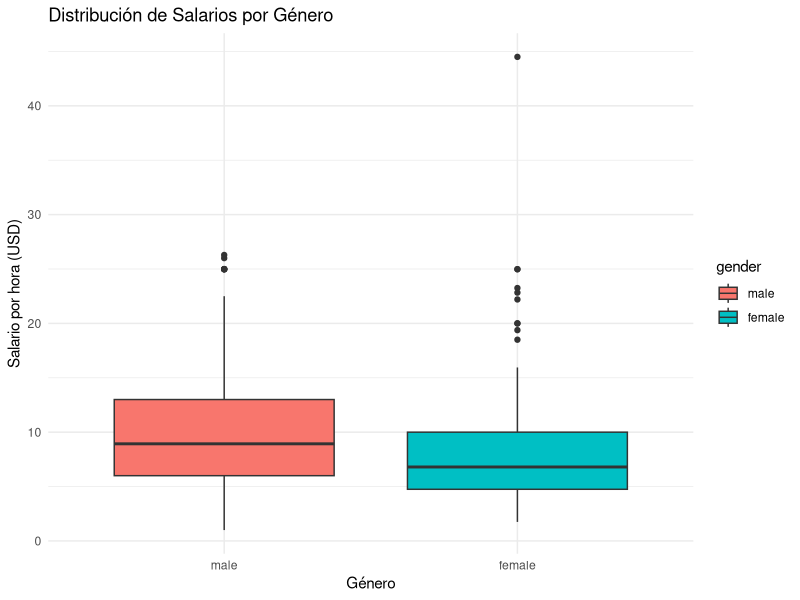
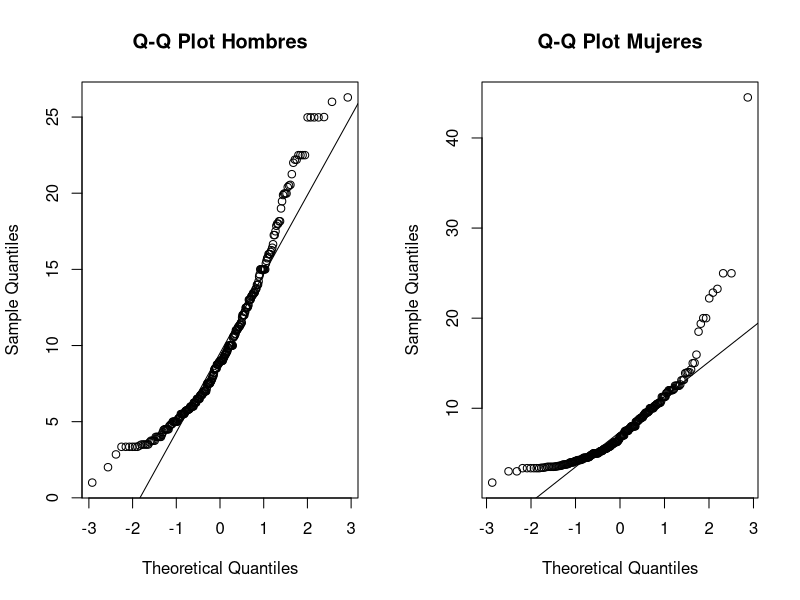

The R script that drew these images, in order: (Note: this script raises an error after producing the figures.)
## ---- chunk 1
knitr::opts_chunk$set(echo = TRUE, warning = FALSE, message = FALSE)
library(AER)
library(dplyr)
library(ggplot2)
library(car)
## ---- chunk 2
# Cargamos el dataset que contiene información salarial de individuos
data("CPS1985")

# Primero exploramos la estructura de los datos para familiarizarnos
str(CPS1985)

# Filtramos los datos para incluir solamente los hombres, ya que queremos
# realizar el test específicamente sobre este grupo
hombres <- CPS1985 %>% filter(gender == "male")

# Planteamiento de hipótesis:
# H0: El salario promedio de los hombres es igual a 9 dólares por hora
# H1: El salario promedio de los hombres es mayor a 9 dólares por hora
# Este es un test unilateral (one-tailed) porque buscamos evidencia de que
# el salario es MAYOR, no simplemente diferente

# Realizamos el test t de una muestra con la alternativa "greater"
test_salario <- t.test(hombres$wage, mu = 9, alternative = "greater")
print(test_salario)
## ---- chunk 3
# Calculamos estadísticas descriptivas separadas por género para entender
# mejor la distribución de los salarios antes de realizar el test formal
estadisticas_genero <- CPS1985 %>%
  group_by(gender) %>%
  summarise(
    media = mean(wage),
    mediana = median(wage),
    desv_std = sd(wage),
    n = n(),
    error_std = sd(wage)/sqrt(n())
  )
print(estadisticas_genero)

# Visualizamos la distribución de salarios por género usando boxplots
# Esto nos ayuda a identificar diferencias, dispersión y valores atípicos
ggplot(CPS1985, aes(x = gender, y = wage, fill = gender)) +
  geom_boxplot() +
  labs(title = "Distribución de Salarios por Género",
       x = "Género", y = "Salario por hora (USD)") +
  theme_minimal()

# Verificamos la normalidad mediante gráficos Q-Q para cada grupo
# Este es un supuesto importante del test t, aunque el test es robusto
# a violaciones moderadas cuando el tamaño muestral es grande
par(mfrow = c(1, 2))
qqnorm(CPS1985$wage[CPS1985$gender == "male"], main = "Q-Q Plot Hombres")
qqline(CPS1985$wage[CPS1985$gender == "male"])
qqnorm(CPS1985$wage[CPS1985$gender == "female"], main = "Q-Q Plot Mujeres")
qqline(CPS1985$wage[CPS1985$gender == "female"])
par(mfrow = c(1, 1))

# Realizamos el test de Levene para verificar homogeneidad de varianzas
# Esto determina si usamos el test t con varianzas iguales o desiguales
levene_test <- leveneTest(wage ~ gender, data = CPS1985)
print(levene_test)

# Realizamos el test t de dos muestras independientes
# Si las varianzas no son homogéneas, usamos var.equal = FALSE (Welch's t-test)
test_genero <- t.test(wage ~ gender, data = CPS1985, var.equal = FALSE)
print(test_genero)

# Calculamos el tamaño del efecto usando Cohen's d para evaluar la
# magnitud práctica de la diferencia, más allá de la significancia estadística
media_hombres <- mean(CPS1985$wage[CPS1985$gender == "male"])
media_mujeres <- mean(CPS1985$wage[CPS1985$gender == "female"])
sd_pooled <- sqrt(((sum(CPS1985$gender == "male") - 1) * sd(CPS1985$wage[CPS1985$gender == "male"])^2 + 
                    (sum(CPS1985$gender == "female") - 1) * sd(CPS1985$wage[CPS1985$gender == "female"])^2) / 
                   (nrow(CPS1985) - 2))
cohens_d <- (media_hombres - media_mujeres) / sd_pooled
cat("Cohen's d:", cohens_d, "\n")
## ---- chunk 4
# Creamos una tabla de contingencia para visualizar la relación entre
# región geográfica y afiliación sindical
tabla_contingencia <- table(CPS1985$south, CPS1985$union)
print("Tabla de Contingencia:")
print(tabla_contingencia)

# Calculamos las proporciones de sindicalización en cada región
# Esto nos da una idea descriptiva antes del test formal
prop_sur <- prop.table(table(CPS1985$south, CPS1985$union), margin = 1)
print("Proporciones por región:")
print(prop_sur)

# Extraemos los conteos necesarios para el test de proporciones
# Necesitamos el número de "éxitos" (sindicalizados) en cada grupo
# y el número total de observaciones en cada grupo
n_sur <- sum(CPS1985$south == "yes")
n_no_sur <- sum(CPS1985$south == "no")
sindicalizados_sur <- sum(CPS1985$south == "yes" & CPS1985$union == "yes")
sindicalizados_no_sur <- sum(CPS1985$south == "no" & CPS1985$union == "yes")

# Realizamos el test de proporciones de dos muestras
# Este test evalúa si la proporción de sindicalización difiere
# significativamente entre las dos regiones
test_proporciones <- prop.test(
  x = c(sindicalizados_sur, sindicalizados_no_sur),
  n = c(n_sur, n_no_sur)
)
print(test_proporciones)

# Como complemento, realizamos también un test chi-cuadrado de independencia
# que evalúa si hay asociación entre región y sindicalización
chi_test <- chisq.test(tabla_contingencia)
print(chi_test)
## ---- chunk 5
# Calculamos estadísticas descriptivas por tipo de ocupación
# Esto nos permite ver patrones preliminares antes del análisis formal
estadisticas_ocupacion <- CPS1985 %>%
  group_by(occupation) %>%
  summarise(
    n = n(),
    media_salario = mean(wage),
    mediana_salario = median(wage),
    desv_std = sd(wage),
    min = min(wage),
    max = max(wage)
  ) %>%
  arrange(desc(media_salario))

print(estadisticas_ocupacion)

# Creamos un boxplot que muestra la distribución de salarios para cada ocupación
# La visualización nos ayuda a identificar diferencias, valores atípicos y
# la variabilidad dentro de cada grupo
ggplot(CPS1985, aes(x = reorder(occupation, wage, FUN = median), 
                     y = wage, fill = occupation)) +
  geom_boxplot() +
  coord_flip() +
  labs(title = "Distribución de Salarios por Ocupación",
       x = "Ocupación", y = "Salario por hora (USD)") +
  theme_minimal() +
  theme(legend.position = "none")

# Realizamos el ANOVA de un factor
# Este test evalúa si hay diferencias significativas entre las medias
# de los diferentes grupos de ocupación
modelo_anova <- aov(wage ~ occupation, data = CPS1985)
resumen_anova <- summary(modelo_anova)
print(resumen_anova)

# Verificamos los supuestos del ANOVA mediante análisis de residuos
# 1. Normalidad de residuos
# 2. Homogeneidad de varianzas (homocedasticidad)
par(mfrow = c(2, 2))
plot(modelo_anova)
par(mfrow = c(1, 1))

# Test de Levene para verificar formalmente la homogeneidad de varianzas
levene_ocupacion <- leveneTest(wage ~ occupation, data = CPS1985)
print(levene_ocupacion)

# Si el ANOVA es significativo, realizamos comparaciones múltiples post-hoc
# El test de Tukey controla el error tipo I cuando hacemos múltiples comparaciones
tukey_resultado <- TukeyHSD(modelo_anova)
print(tukey_resultado)

# Visualizamos las comparaciones de Tukey para identificar fácilmente
# qué pares de ocupaciones difieren significativamente
plot(tukey_resultado, las = 1, cex.axis = 0.7)
## ---- chunk 6
# Cargamos el dataset de revistas académicas
data("Journals")

# Examinamos la estructura de los datos para identificar variables numéricas
str(Journals)

# Seleccionamos las variables numéricas relevantes para el PCA
# Excluimos variables categóricas y aquellas que no tienen sentido incluir
variables_pca <- Journals %>%
  select(subs, price, citations, foundingyear, pages, charpp)

# Exploramos las estadísticas descriptivas de estas variables
summary(variables_pca)

# Verificamos correlaciones entre variables antes del PCA
# Correlaciones altas sugieren que el PCA será efectivo en reducir dimensiones
matriz_correlacion <- cor(variables_pca, use = "complete.obs")
print(matriz_correlacion)

# Estandarizamos las variables antes del PCA porque están en diferentes escalas
# La estandarización asegura que ninguna variable domine el análisis
# simplemente por tener mayor varianza nominal
variables_escaladas <- scale(variables_pca)

# Realizamos el análisis de componentes principales
pca_resultado <- prcomp(variables_escaladas, center = FALSE, scale. = FALSE)

# Examinamos la proporción de varianza explicada por cada componente
# Esto nos ayuda a decidir cuántos componentes retener
summary(pca_resultado)

# Creamos un scree plot para visualizar la varianza explicada
# La regla del "codo" sugiere retener componentes hasta donde la curva
# comienza a aplanarse
varianza_explicada <- pca_resultado$sdev^2 / sum(pca_resultado$sdev^2)
plot(varianza_explicada, type = "b", 
     xlab = "Componente Principal", 
     ylab = "Proporción de Varianza Explicada",
     main = "Scree Plot")
abline(h = 1/ncol(variables_pca), col = "red", lty = 2)

# Examinamos los loadings (cargas) de los primeros componentes
# Los loadings nos dicen cómo cada variable original contribuye al componente
print("Loadings de los primeros tres componentes:")
print(pca_resultado$rotation[, 1:3])

# Creamos un biplot que muestra simultáneamente las observaciones
# y las variables en el espacio de los dos primeros componentes
biplot(pca_resultado, scale = 0, cex = 0.6,
       main = "Biplot - Primeros Dos Componentes Principales")

# Calculamos los scores de cada observación en los componentes principales
scores <- as.data.frame(pca_resultado$x)
scores$journal <- Journals$title

# Identificamos las revistas con scores extremos en PC1 y PC2
# Esto nos ayuda a interpretar qué representan estos componentes
print("Revistas con scores más altos en PC1:")
print(head(scores[order(-scores$PC1), c("journal", "PC1")]))

print("Revistas con scores más bajos en PC1:")
print(head(scores[order(scores$PC1), c("journal", "PC1")]))
## ---- chunk 7
# Especificamos y estimamos el modelo de regresión lineal múltiple
# El salario es la variable dependiente, y educación, experiencia, género
# y afiliación sindical son las variables independientes (predictores)
modelo_salario <- lm(wage ~ education + experience + gender + union, 
                     data = CPS1985)

# Examinamos el resumen completo del modelo
summary(modelo_salario)

# Calculamos intervalos de confianza para los coeficientes
# Estos intervalos nos dan un rango de valores plausibles para cada efecto
confint(modelo_salario)

# Realizamos diagnósticos del modelo mediante gráficos de residuos
# Estos gráficos nos ayudan a verificar los supuestos de regresión
par(mfrow = c(2, 2))
plot(modelo_salario)
par(mfrow = c(1, 1))

# Test de normalidad de los residuos usando Shapiro-Wilk
# Si trabajamos con muestras grandes, podemos usar una muestra de residuos
shapiro.test(sample(residuals(modelo_salario), 500))

# Test de Breusch-Pagan para homocedasticidad
# Este test evalúa si la varianza de los errores es constante
bptest(modelo_salario)

# Calculamos estadísticos VIF para detectar multicolinealidad
# VIF mayores a 10 sugieren problemas severos de multicolinealidad
vif(modelo_salario)

# Analizamos la importancia relativa de las variables
# Comparamos los coeficientes estandarizados (beta)
modelo_estandarizado <- lm(scale(wage) ~ scale(education) + 
                           scale(experience) + gender + union, 
                           data = CPS1985)
summary(modelo_estandarizado)
## ---- chunk 8
# Cargamos el dataset
data("PSID1976")

# Función para calcular estadísticas de datos faltantes por variable
calcular_missing <- function(data) {
  missing_stats <- data.frame(
    variable = names(data),
    n_missing = sapply(data, function(x) sum(is.na(x))),
    pct_missing = sapply(data, function(x) round(100 * sum(is.na(x)) / length(x), 2)),
    tipo = sapply(data, class)
  )
  missing_stats <- missing_stats[order(-missing_stats$n_missing), ]
  return(missing_stats)
}

# Calculamos estadísticas de datos faltantes
estadisticas_missing <- calcular_missing(PSID1976)
print(estadisticas_missing)

# Visualizamos patrones de datos faltantes
# Si hay datos faltantes, creamos un gráfico para identificar patrones
if(sum(estadisticas_missing$n_missing) > 0) {
  # Matriz indicadora de datos faltantes (1 = faltante, 0 = presente)
  matriz_missing <- as.data.frame(is.na(PSID1976))
  
  # Calculamos correlaciones entre patrones de valores faltantes
  # Correlaciones altas sugieren que ciertos valores tienden a faltar juntos
  if(ncol(matriz_missing[, colSums(matriz_missing) > 0]) > 1) {
    cor_missing <- cor(matriz_missing[, colSums(matriz_missing) > 0])
    print("Correlaciones entre patrones de datos faltantes:")
    print(round(cor_missing, 3))
  }
} else {
  print("No hay datos faltantes en el dataset original.")
  print("Procederemos a crear datos faltantes artificialmente para demostrar el análisis.")
  
  # Creamos una copia del dataset y generamos datos faltantes artificiales
  PSID1976_con_missing <- PSID1976
  
  # Generamos missing completamente al azar (MCAR) en la variable wage
  # Aproximadamente 10% de los valores
  set.seed(123)
  indices_mcar <- sample(1:nrow(PSID1976_con_missing), 
                         size = round(0.10 * nrow(PSID1976_con_missing)))
  PSID1976_con_missing$wage[indices_mcar] <- NA
  
  # Generamos missing at random (MAR) en education
  # La probabilidad de missing depende de otra variable (edad)
  prob_missing <- plogis((PSID1976_con_missing$age - mean(PSID1976_con_missing$age)) / 10)
  indices_mar <- which(runif(nrow(PSID1976_con_missing)) < prob_missing * 0.15)
  PSID1976_con_missing$education[indices_mar] <- NA
  
  # Recalculamos estadísticas con datos faltantes artificiales
  estadisticas_missing_artificial <- calcular_missing(PSID1976_con_missing)
  print("Estadísticas después de introducir datos faltantes artificiales:")
  print(estadisticas_missing_artificial)
}

# Analizamos si los datos faltantes están relacionados con otras variables
# Esto nos ayuda a determinar el mecanismo de missing (MCAR, MAR, o MNAR)
if(exists("PSID1976_con_missing")) {
  # Comparamos características de casos completos vs casos con missing
  PSID1976_con_missing$missing_wage <- is.na(PSID1976_con_missing$wage)
  
  comparacion <- PSID1976_con_missing %>%
    group_by(missing_wage) %>%
    summarise(
      n = n(),
      edad_media = mean(age, na.rm = TRUE),
      experiencia_media = mean(experience, na.rm = TRUE),
      prop_casados = mean(married == "yes", na.rm = TRUE)
    )
  print("Comparación de características según presencia de datos faltantes:")
  print(comparacion)
  
  # Test estadístico para evaluar si el missing es independiente de otras variables
  # Si el test es significativo, sugiere que el missing no es completamente al azar
  test_mcar <- t.test(age ~ missing_wage, data = PSID1976_con_missing)
  print("Test t para evaluar si la edad difiere según missing en wage:")
  print(test_mcar)
}

# Estrategias para manejar datos faltantes
cat("\n=== ESTRATEGIAS RECOMENDADAS ===\n\n")

cat("1. ANÁLISIS DE CASOS COMPLETOS (Listwise deletion):\n")
cat("   - Apropiado cuando: <5% de datos faltantes y MCAR\n")
cat("   - Limitación: Pérdida de información y reducción de poder estadístico\n\n")

cat("2. IMPUTACIÓN SIMPLE:\n")
cat("   - Media/Mediana para variables continuas\n")
cat("   - Moda para variables categóricas\n")
cat("   - Limitación: Subestima la variabilidad y correlaciones\n\n")

cat("3. IMPUTACIÓN MÚLTIPLE:\n")
cat("   - Genera múltiples datasets completos\n")
cat("   - Preserva incertidumbre sobre valores imputados\n")
cat("   - Recomendado cuando: Missing at Random (MAR)\n\n")

cat("4. MODELOS CON MISSING:\n")
cat("   - Algunos modelos pueden manejar missing directamente\n")
cat("   - Ejemplo: Maximum likelihood con missing en outcomes\n\n")

# Ejemplo de imputación simple para demostración
if(exists("PSID1976_con_missing")) {
  PSID1976_imputado <- PSID1976_con_missing
  
  # Imputamos wage con la mediana de casos completos
  PSID1976_imputado$wage[is.na(PSID1976_imputado$wage)] <- 
    median(PSID1976_con_missing$wage, na.rm = TRUE)
  
  # Imputamos education con la media de casos completos
  PSID1976_imputado$education[is.na(PSID1976_imputado$education)] <- 
    mean(PSID1976_con_missing$education, na.rm = TRUE)
  
  cat("Dataset después de imputación simple:\n")
  print(calcular_missing(PSID1976_imputado))
}
## ---- chunk 9
# Cargamos el dataset de escuelas de California
data("CASchools")

# Seleccionamos las variables de interés para el análisis descriptivo
variables_analizar <- CASchools %>%
  select(read, math, students, teachers)

# Función comprehensiva para calcular estadísticas descriptivas
calcular_estadisticas_completas <- function(variable, nombre_var) {
  # Calculamos todas las medidas de tendencia central y dispersión
  media <- mean(variable, na.rm = TRUE)
  mediana <- median(variable, na.rm = TRUE)
  desv_std <- sd(variable, na.rm = TRUE)
  cv <- (desv_std / media) * 100  # Coeficiente de variación en porcentaje
  minimo <- min(variable, na.rm = TRUE)
  maximo <- max(variable, na.rm = TRUE)
  q1 <- quantile(variable, 0.25, na.rm = TRUE)
  q3 <- quantile(variable, 0.75, na.rm = TRUE)
  iqr <- q3 - q1
  
  # Creamos un dataframe con los resultados
  resultados <- data.frame(
    Variable = nombre_var,
    Media = round(media, 2),
    Mediana = round(mediana, 2),
    Desv_Std = round(desv_std, 2),
    CV_Porcentaje = round(cv, 2),
    Min = round(minimo, 2),
    Q1 = round(q1, 2),
    Q3 = round(q3, 2),
    Max = round(maximo, 2),
    IQR = round(iqr, 2)
  )
  
  return(resultados)
}

# Aplicamos la función a cada variable
estadisticas_completas <- bind_rows(
  calcular_estadisticas_completas(CASchools$read, "Puntaje Lectura"),
  calcular_estadisticas_completas(CASchools$math, "Puntaje Matemáticas"),
  calcular_estadisticas_completas(CASchools$students, "Número Estudiantes"),
  calcular_estadisticas_completas(CASchools$teachers, "Número Maestros")
)

print("=== ESTADÍSTICAS DESCRIPTIVAS COMPLETAS ===")
print(estadisticas_completas)

# Creamos histogramas para cada variable con curva de densidad superpuesta
par(mfrow = c(2, 2))

hist(CASchools$read, breaks = 30, prob = TRUE, col = "lightblue",
     main = "Distribución de Puntajes de Lectura",
     xlab = "Puntaje de Lectura", ylab = "Densidad")
lines(density(CASchools$read), col = "darkblue", lwd = 2)

hist(CASchools$math, breaks = 30, prob = TRUE, col = "lightgreen",
     main = "Distribución de Puntajes de Matemáticas",
     xlab = "Puntaje de Matemáticas", ylab = "Densidad")
lines(density(CASchools$math), col = "darkgreen", lwd = 2)

hist(CASchools$students, breaks = 30, prob = TRUE, col = "lightcoral",
     main = "Distribución del Número de Estudiantes",
     xlab = "Número de Estudiantes", ylab = "Densidad")
lines(density(CASchools$students), col = "darkred", lwd = 2)

hist(CASchools$teachers, breaks = 30, prob = TRUE, col = "lightyellow",
     main = "Distribución del Número de Maestros",
     xlab = "Número de Maestros", ylab = "Densidad")
lines(density(CASchools$teachers), col = "orange", lwd = 2)

par(mfrow = c(1, 1))

# Identificamos valores atípicos usando el criterio del rango intercuartílico
# Un valor es atípico si está más de 1.5*IQR por debajo de Q1 o por encima de Q3
identificar_outliers <- function(variable, nombre_var) {
  q1 <- quantile(variable, 0.25, na.rm = TRUE)
  q3 <- quantile(variable, 0.75, na.rm = TRUE)
  iqr <- q3 - q1
  
  limite_inferior <- q1 - 1.5 * iqr
  limite_superior <- q3 + 1.5 * iqr
  
  outliers <- variable[variable < limite_inferior | variable > limite_superior]
  n_outliers <- length(outliers)
  pct_outliers <- round(100 * n_outliers / length(variable), 2)
  
  cat("\n", nombre_var, ":\n", sep = "")
  cat("  Número de valores atípicos:", n_outliers, "\n")
  cat("  Porcentaje de valores atípicos:", pct_outliers, "%\n")
  cat("  Límite inferior:", round(limite_inferior, 2), "\n")
  cat("  Límite superior:", round(limite_superior, 2), "\n")
  
  if(n_outliers > 0) {
    cat("  Rango de outliers:", round(min(outliers), 2), "a", 
        round(max(outliers), 2), "\n")
  }
}

cat("\n=== ANÁLISIS DE VALORES ATÍPICOS ===")
identificar_outliers(CASchools$read, "Puntajes de Lectura")
identificar_outliers(CASchools$math, "Puntajes de Matemáticas")
identificar_outliers(CASchools$students, "Número de Estudiantes")
identificar_outliers(CASchools$teachers, "Número de Maestros")

# Creamos boxplots para visualizar valores atípicos
par(mfrow = c(2, 2))
boxplot(CASchools$read, main = "Puntajes de Lectura", 
        ylab = "Puntaje", col = "lightblue")
boxplot(CASchools$math, main = "Puntajes de Matemáticas", 
        ylab = "Puntaje", col = "lightgreen")
boxplot(CASchools$students, main = "Número de Estudiantes", 
        ylab = "Estudiantes", col = "lightcoral")
boxplot(CASchools$teachers, main = "Número de Maestros", 
        ylab = "Maestros", col = "lightyellow")
par(mfrow = c(1, 1))

# Análisis comparativo del coeficiente de variación
cat("\n=== INTERPRETACIÓN DEL COEFICIENTE DE VARIACIÓN ===\n")
cv_comparacion <- estadisticas_completas %>%
  select(Variable, CV_Porcentaje) %>%
  arrange(desc(CV_Porcentaje))

print(cv_comparacion)
## ---- chunk 10
# Cargamos el dataset de revistas académicas
data("Journals")

# Exploramos las variables de interés antes de transformar
summary(Journals[, c("price", "subs")])

# Creamos un gráfico de dispersión con las variables originales
plot(Journals$price, Journals$subs,
     main = "Relación entre Precio y Suscripciones (Escala Original)",
     xlab = "Precio de la Revista (USD)",
     ylab = "Número de Suscripciones",
     pch = 19, col = rgb(0, 0, 1, 0.5))

# Agregamos una línea de tendencia lineal
abline(lm(subs ~ price, data = Journals), col = "red", lwd = 2)

# Calculamos la correlación en escala original
correlacion_original <- cor(Journals$price, Journals$subs, 
                             use = "complete.obs")
cat("Correlación en escala original:", round(correlacion_original, 4), "\n")

# Aplicamos transformaciones logarítmicas
# El logaritmo natural es útil cuando las variables tienen distribuciones
# asimétricas positivas o cuando esperamos relaciones multiplicativas
Journals <- Journals %>%
  mutate(
    log_price = log(price),
    log_subs = log(subs)
  )

# Creamos un gráfico con las variables transformadas
plot(Journals$log_price, Journals$log_subs,
     main = "Relación entre Log(Precio) y Log(Suscripciones)",
     xlab = "Log(Precio de la Revista)",
     ylab = "Log(Número de Suscripciones)",
     pch = 19, col = rgb(0, 1, 0, 0.5))

# Agregamos línea de tendencia en escala logarítmica
abline(lm(log_subs ~ log_price, data = Journals), col = "red", lwd = 2)

# Calculamos la correlación con variables transformadas
correlacion_log <- cor(Journals$log_price, Journals$log_subs, 
                       use = "complete.obs")
cat("Correlación en escala logarítmica:", round(correlacion_log, 4), "\n")

# Comparamos las correlaciones
cat("\nCambio en correlación:", 
    round(correlacion_log - correlacion_original, 4), "\n")

# Estimamos regresiones en ambas escalas para comparar el ajuste
# Modelo en escala original
modelo_original <- lm(subs ~ price, data = Journals)
cat("\n=== MODELO EN ESCALA ORIGINAL ===\n")
print(summary(modelo_original))

# Modelo con variables transformadas (log-log)
modelo_log <- lm(log_subs ~ log_price, data = Journals)
cat("\n=== MODELO EN ESCALA LOGARÍTMICA ===\n")
print(summary(modelo_log))

# Comparamos la bondad de ajuste visualmente
par(mfrow = c(2, 2))

# Residuos del modelo original
plot(fitted(modelo_original), residuals(modelo_original),
     main = "Residuos vs Ajustados (Modelo Original)",
     xlab = "Valores Ajustados", ylab = "Residuos",
     pch = 19, col = rgb(0, 0, 1, 0.5))
abline(h = 0, col = "red", lty = 2)

# Q-Q plot del modelo original
qqnorm(residuals(modelo_original), main = "Q-Q Plot (Modelo Original)")
qqline(residuals(modelo_original))

# Residuos del modelo log-log
plot(fitted(modelo_log), residuals(modelo_log),
     main = "Residuos vs Ajustados (Modelo Log-Log)",
     xlab = "Valores Ajustados", ylab = "Residuos",
     pch = 19, col = rgb(0, 1, 0, 0.5))
abline(h = 0, col = "red", lty = 2)

# Q-Q plot del modelo log-log
qqnorm(residuals(modelo_log), main = "Q-Q Plot (Modelo Log-Log)")
qqline(residuals(modelo_log))

par(mfrow = c(1, 1))

# Interpretación del coeficiente en el modelo log-log como elasticidad
cat("\n=== INTERPRETACIÓN DEL COEFICIENTE ===\n")
cat("En el modelo log-log, el coeficiente representa la elasticidad.\n")
cat("Coeficiente de log_price:", round(coef(modelo_log)[2], 4), "\n")
cat("\nInterpretación: Un aumento de 1% en el precio se asocia con un\n")
cat("cambio de", round(coef(modelo_log)[2], 4), "% en las suscripciones.\n")
## ---- chunk 11
# Cargamos el dataset
data("Fertility")

# === PARTE A: DATOS FALTANTES ===
cat("=== ANÁLISIS DE DATOS FALTANTES ===\n")
missing_summary <- data.frame(
  variable = names(Fertility),
  n_missing = sapply(Fertility, function(x) sum(is.na(x))),
  pct_missing = round(100 * sapply(Fertility, function(x) sum(is.na(x))) / 
                      nrow(Fertility), 2)
)
print(missing_summary[missing_summary$n_missing > 0, ])

# === PARTE B: ESTADÍSTICAS DESCRIPTIVAS ===
cat("\n=== ESTADÍSTICAS DESCRIPTIVAS ===\n")

# Para la variable morekids (categórica)
tabla_morekids <- table(Fertility$morekids)
prop_morekids <- prop.table(tabla_morekids)
cat("\nDistribución de morekids:\n")
print(tabla_morekids)
cat("\nProporciones:\n")
print(round(prop_morekids, 4))

# Para la variable age (numérica)
media_age <- mean(Fertility$age, na.rm = TRUE)
desv_std_age <- sd(Fertility$age, na.rm = TRUE)
cv_age <- (desv_std_age / media_age) * 100

cat("\nEstadísticas para edad:\n")
cat("Media:", round(media_age, 2), "\n")
cat("Desviación estándar:", round(desv_std_age, 2), "\n")
cat("Coeficiente de variación:", round(cv_age, 2), "%\n")

# === PARTE C: TEST DE HIPÓTESIS DE PROPORCIONES ===
cat("\n=== TEST DE PROPORCIONES ===\n")

# Creamos categorías de educación para comparar
# Asumimos que 'education' está en años; creamos grupos: alta vs baja educación
Fertility <- Fertility %>%
  mutate(educacion_alta = ifelse(education >= 12, "alta", "baja"))

# Tabla de contingencia
tabla_cont <- table(Fertility$educacion_alta, Fertility$morekids)
cat("\nTabla de contingencia: Educación x Más de 2 hijos\n")
print(tabla_cont)

# Test chi-cuadrado de independencia
chi_test <- chisq.test(tabla_cont)
cat("\nTest Chi-cuadrado:\n")
print(chi_test)

# Test de proporciones
n_alta <- sum(Fertility$educacion_alta == "alta")
n_baja <- sum(Fertility$educacion_alta == "baja")
morekids_alta <- sum(Fertility$educacion_alta == "alta" & 
                     Fertility$morekids == "yes")
morekids_baja <- sum(Fertility$educacion_alta == "baja" & 
                     Fertility$morekids == "yes")

prop_test <- prop.test(x = c(morekids_alta, morekids_baja),
                       n = c(n_alta, n_baja))
cat("\nTest de diferencia de proporciones:\n")
print(prop_test)

# === PARTE D: ANOVA ===
cat("\n=== ANÁLISIS DE VARIANZA ===\n")

# Creamos variable categórica del número de hijos
# Basándonos en las variables boy1st y boy2nd, inferimos el patrón
Fertility <- Fertility %>%
  mutate(
    num_hijos_cat = case_when(
      morekids == "no" ~ "2 hijos",
      morekids == "yes" ~ "más de 2"
    )
  )

# Realizamos ANOVA para ver si la edad difiere por número de hijos
modelo_anova <- aov(age ~ num_hijos_cat, data = Fertility)
cat("\nANOVA: Edad por número de hijos\n")
print(summary(modelo_anova))

# Estadísticas descriptivas por grupo
stats_por_grupo <- Fertility %>%
  group_by(num_hijos_cat) %>%
  summarise(
    n = n(),
    media_edad = mean(age, na.rm = TRUE),
    sd_edad = sd(age, na.rm = TRUE)
  )
print(stats_por_grupo)

# Boxplot
boxplot(age ~ num_hijos_cat, data = Fertility,
        main = "Edad según Número de Hijos",
        xlab = "Categoría", ylab = "Edad",
        col = c("lightblue", "lightcoral"))

# === PARTE E: REGRESIÓN ===
cat("\n=== MODELO DE REGRESIÓN ===\n")

# Creamos variable numérica para morekids (0/1)
Fertility <- Fertility %>%
  mutate(morekids_num = ifelse(morekids == "yes", 1, 0))

# Modelo logístico sería más apropiado para variable binaria,
# pero usamos lineal como ejercicio pedagógico
modelo_reg <- lm(morekids_num ~ age + education + afam + hispanic + other,
                 data = Fertility)

cat("\nModelo de regresión lineal para predecir más de 2 hijos:\n")
print(summary(modelo_reg))

# Intervalos de confianza
cat("\nIntervalos de confianza para coeficientes:\n")
print(confint(modelo_reg))

# Diagnósticos del modelo
par(mfrow = c(2, 2))
plot(modelo_reg)
par(mfrow = c(1, 1))

# === PARTE F: TRANSFORMACIÓN ===
cat("\n=== TRANSFORMACIÓN DE VARIABLES ===\n")

# Exploramos si transformar edad mejora el modelo
# Creamos variables transformadas
Fertility <- Fertility %>%
  mutate(
    age_squared = age^2,
    log_education = log(education + 1)  # +1 para evitar log(0)
  )

# Modelo con término cuadrático de edad
modelo_cuadratico <- lm(morekids_num ~ age + age_squared + education + 
                        afam + hispanic + other,
                        data = Fertility)

cat("\nModelo con término cuadrático de edad:\n")
print(summary(modelo_cuadratico))

# Comparamos modelos usando AIC
cat("\nComparación de modelos:\n")
cat("AIC modelo lineal:", AIC(modelo_reg), "\n")
cat("AIC modelo cuadrático:", AIC(modelo_cuadratico), "\n")

# Test F para comparar modelos anidados
anova_comparacion <- anova(modelo_reg, modelo_cuadratico)
cat("\nTest F de comparación de modelos:\n")
print(anova_comparacion)

# === PARTE G: CONCLUSIONES INTEGRADAS ===
cat("\n=== CONCLUSIONES INTEGRADAS ===\n\n")

cat("Este análisis exhaustivo del dataset Fertility nos permite entender\n")
cat("múltiples aspectos de las decisiones de fertilidad:\n\n")

cat("1. CALIDAD DE DATOS: El análisis revela el estado de completitud del\n")
cat("   dataset, permitiéndonos confiar en la validez de los análisis subsecuentes.\n\n")

cat("2. CARACTERÍSTICAS DESCRIPTIVAS: Las estadísticas descriptivas proporcionan\n")
cat("   un perfil de la muestra, mostrando la distribución de edad y la proporción\n")
cat("   de familias con más de dos hijos.\n\n")

cat("3. EDUCACIÓN Y FERTILIDAD: El test de proporciones evalúa si el nivel educativo\n")
cat("   se asocia con la probabilidad de tener más de dos hijos. La significancia\n")
cat("   estadística se determina por el p-value comparado con nuestro nivel alpha.\n\n")

cat("4. EDAD Y TAMAÑO FAMILIAR: El ANOVA examina si la edad promedio difiere entre\n")
cat("   mujeres con diferente número de hijos, controlando estadísticamente la\n")
cat("   variabilidad dentro de grupos.\n\n")

cat("5. MODELO MULTIVARIADO: La regresión permite evaluar efectos simultáneos de\n")
cat("   múltiples predictores, controlando por factores confusores y proporcionando\n")
cat("   estimaciones de efecto ajustadas.\n\n")

cat("6. NO LINEALIDAD: Las transformaciones exploraron si relaciones no lineales\n")
cat("   (como efectos cuadráticos de edad) mejoran la capacidad predictiva del modelo.\n\n")

cat("La integración de estos métodos proporciona una comprensión más completa y\n")
cat("matizada que cualquier técnica individual podría ofrecer.\n")
